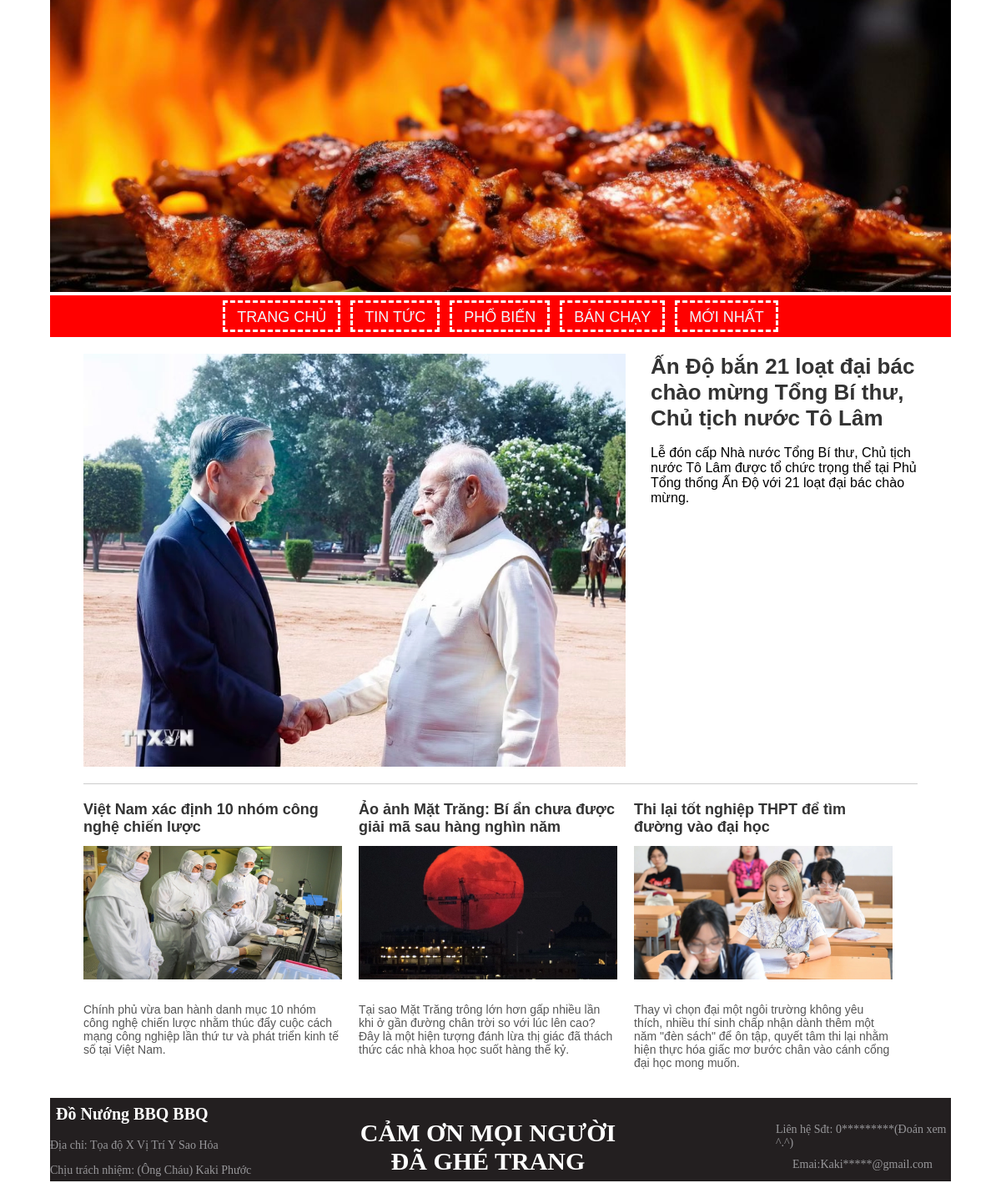
/tintuc.php, run on the app's committed database.
### tables this page shows
CREATE TABLE `tintuc` (
  `id_tt` int(11) NOT NULL,
  `tieude_tt` varchar(100) NOT NULL,
  `anh_tt` varchar(100) NOT NULL,
  `tomtat_tt` varchar(500) NOT NULL,
  `chitiet_tt` text NOT NULL,
  `chuyenmuc_tt` varchar(100) NOT NULL,
  `tacgia_tt` varchar(100) NOT NULL
);

### tintuc.php (the view, shortened to what this page needs)
<!doctype html>
<html>
<head>
    <link rel="stylesheet" href="./CSS/tintuc.css">
     <link rel="stylesheet" href="./CSS/style.css">
</head>
<body>
    <div id="header">
        <img src="./IMG/AnhNen.jpg" width="100%" height="350px">
        <div class="menuchinh">
            <a href="Index.php">TRANG CHỦ</a>
            <a href="tintuc.php">TIN TỨC</a>
            <a href="#">PHỔ BIẾN</a>
            <a href="#">BÁN CHẠY</a>
            <a href="#">MỚI NHẤT</a>
        </div>
    <?php include("connect.php"); ?>
    <div id="trangchu-container">
        <?php
        $sql = "SELECT id_tt, tieude_tt, anh_tt, tomtat_tt FROM tintuc LIMIT 4";
        $result = $conn->query($sql);
        if ($result->num_rows > 0) {
            $dem = 1;
            while($tt = $result->fetch_assoc()) {
                if ($dem == 1) {
                    echo "<div class='tin-to'>";
                        echo "<img src='" . $tt["anh_tt"] . "'>";
                        echo "<div class='chu-bai-to'>";
                            echo "<h1><a href='#'>" . $tt["tieude_tt"] . "</a></h1>";
                            echo "<p class='tomtat'>" . $tt["tomtat_tt"] . "</p>";
                        echo "</div>";
                    echo "</div>";
                }
                else {
                    echo "<div class='tin-be'>";
                        echo "<h1><a href='#'>" . $tt["tieude_tt"] . "</a></h1>";
                        echo "<img src='" . $tt["anh_tt"] . "'>";
                        echo "<p class='tomtat'>" . $tt["tomtat_tt"] . "</p>";
                    echo "</div>";
                }
                $dem++;
            }
        }
        ?>
    </div>
 <div id="footer">
        <div id="footer-row">
            <div class="colum1">
            <h3 class="footer-colum-h3">Đồ Nướng BBQ BBQ</h3>
            <p class="footer-colum-p">Địa chỉ: Tọa độ X Vị Trí Y Sao Hỏa</p>
            <p class="footer-colum-p2">Chịu trách nhiệm: (Ông Cháu) Kaki Phước</p>
            </div>
            <div class="colum2">
            <h2 class="footer-colum2-h2">Cảm ơn mọi người đã ghé trang</h2>
            </div>
            <div class="colum3">
                <p class="footer-colum3-p">Liên hệ Sđt: 0*********(Đoán xem ^.^)</p>
                <p class="footer-colum3-p2">Emai:Kaki*****@gmail.com</p>
            </div>
        </div>
   </div>
</body>
</html>

### tintuc.css (style rules this page uses)
body { font-family: Arial, sans-serif; margin: 0; }
#trangchu-container { width: 1000px; margin: 20px auto; }
#trangchu-container a { text-decoration: none; color: #333; }
#trangchu-container .tin-to { display: flex; margin-bottom: 20px; padding-bottom: 20px; border-bottom: 1px solid #ccc; }
#trangchu-container .tin-to img { width: 65%; height: auto; margin-right: 3%; }
#trangchu-container .chu-bai-to { width: 32%; }
#trangchu-container .chu-bai-to h1 { margin-top: 0; font-size: 26px; color: #006eb6; }
#trangchu-container .tin-be { display: inline-block; vertical-align: top; width: 31%; margin-right: 2%; }
#trangchu-container .tin-be h1 { font-size: 18px; margin-top: 0; }
#trangchu-container .tin-be img { width: 100%; height: 160px; object-fit: cover; margin-bottom: 10px; }
#trangchu-container .tin-be .tomtat { font-size: 14px; color: #555; }

### style.css (style rules this page uses)
body { margin: auto; width: 90%; }
#header img { object-fit: cover }
#header .menuchinh { display: flex; background-color: red; justify-content: center; height: 50px; }
#header .menuchinh a { margin: 6px; padding: 7px 14px; color:aliceblue; text-decoration: none; font-size: 18px; border: dashed white ; }
#footer { margin: 0; padding: 0; box-sizing: border-box; height: 100px; background-color: rgb(35, 31, 32); font-family: 'Times New Roman', Times, serif; }
#footer-row { display: grid; grid-template-columns: repeat(3,calc((100% - 30px * 2)/ 3)); gap: 30px; }
#footer-row .colum1 .footer-colum-h3 { color: rgb(255, 255, 255); margin: 8px 7px; font-size: 20px; }
#footer-row .colum1 .footer-colum-p { color: rgb(229, 231, 235); opacity: 0.6; font-size: 14px; margin-bottom: 0; margin-top: 18px; }
#footer-row .colum1 .footer-colum-p2 { margin-top: 14px; margin-bottom: 0; color: rgb(229, 231, 235); opacity: 0.6; font-size: 14px; }
#footer-row .colum2 .footer-colum2-h2 { font-size: 30px; text-transform: uppercase; margin-right: 30px ; text-align: center; color: #fff; margin-bottom: 0; }
#footer-row .colum3 .footer-colum3-p { margin-left: 130px; color: rgb(229, 231, 235); opacity: 0.6; font-size: 14px; margin-bottom: 0; margin-top: 30px; }
#footer-row .colum3 .footer-colum3-p2 { margin-left: 150px; color: rgb(229, 231, 235); opacity: 0.6; font-size: 14px; margin-top: 10px; }

### data on the page
tintuc: anh_tt (picture), tieude_tt "Ấn Độ bắn 21 loạt đại bác chào mừng Tổng Bí thư, Chủ tịch nước Tô Lâm", tomtat_tt "Lễ đón cấp Nhà nước Tổng Bí thư, Chủ tịch nước Tô Lâm được tổ chức trọng thể tại Phủ Tổng thống Ấn Độ với 21 loạt đại bác chào mừng."
tintuc: tieude_tt "Việt Nam xác định 10 nhóm công nghệ chiến lược", anh_tt (picture), tomtat_tt "Chính phủ vừa ban hành danh mục 10 nhóm công nghệ chiến lược nhằm thúc đẩy cuộc cách mạng công nghiệp lần thứ tư và phát triển kinh tế số tại Việt Nam."
tintuc: tieude_tt "Ảo ảnh Mặt Trăng: Bí ẩn chưa được giải mã sau hàng nghìn năm", anh_tt (picture), tomtat_tt "Tại sao Mặt Trăng trông lớn hơn gấp nhiều lần khi ở gần đường chân trời so với lúc lên cao? Đây là một hiện tượng đánh lừa thị giác đã thách thức các nhà khoa học suốt hàng thế kỷ."
tintuc: tieude_tt "Thi lại tốt nghiệp THPT để tìm đường vào đại học", anh_tt (picture), tomtat_tt "Thay vì chọn đại một ngôi trường không yêu thích, nhiều thí sinh chấp nhận dành thêm một năm \"đèn sách\" để ôn tập, quyết tâm thi lại nhằm hiện thực hóa giấc mơ bước chân vào cánh cổng đại học mong muốn."
